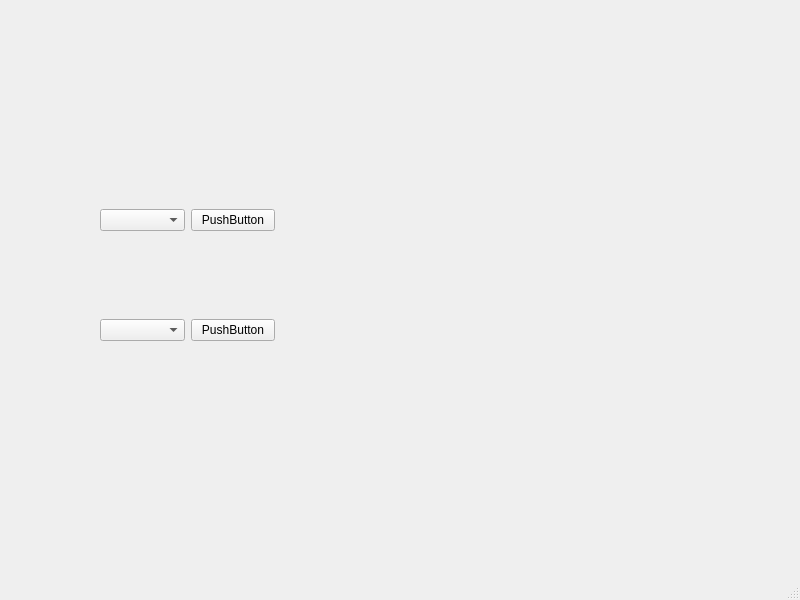
<?xml version="1.0" encoding="UTF-8"?>
<ui version="4.0">
 <class>MainWindow</class>
 <widget class="QMainWindow" name="MainWindow">
  <property name="geometry">
   <rect>
    <x>0</x>
    <y>0</y>
    <width>800</width>
    <height>600</height>
   </rect>
  </property>
  <property name="windowTitle">
   <string>MainWindow</string>
  </property>
  <widget class="QWidget" name="centralwidget">
   <widget class="QWidget" name="horizontalLayoutWidget">
    <property name="geometry">
     <rect>
      <x>100</x>
      <y>180</y>
      <width>175</width>
      <height>80</height>
     </rect>
    </property>
    <layout class="QHBoxLayout" name="horizontalLayout">
     <item>
      <widget class="QComboBox" name="grade"/>
     </item>
     <item>
      <widget class="QPushButton" name="grade_push">
       <property name="text">
        <string>PushButton</string>
       </property>
      </widget>
     </item>
    </layout>
   </widget>
   <widget class="QWidget" name="horizontalLayoutWidget_2">
    <property name="geometry">
     <rect>
      <x>100</x>
      <y>290</y>
      <width>175</width>
      <height>80</height>
     </rect>
    </property>
    <layout class="QHBoxLayout" name="horizontalLayout_2">
     <item>
      <widget class="QComboBox" name="year"/>
     </item>
     <item>
      <widget class="QPushButton" name="year_push">
       <property name="text">
        <string>PushButton</string>
       </property>
      </widget>
     </item>
    </layout>
   </widget>
  </widget>
  <widget class="QMenuBar" name="menubar">
   <property name="geometry">
    <rect>
     <x>0</x>
     <y>0</y>
     <width>800</width>
     <height>26</height>
    </rect>
   </property>
  </widget>
  <widget class="QStatusBar" name="statusbar"/>
 </widget>
 <resources/>
 <connections/>
</ui>
